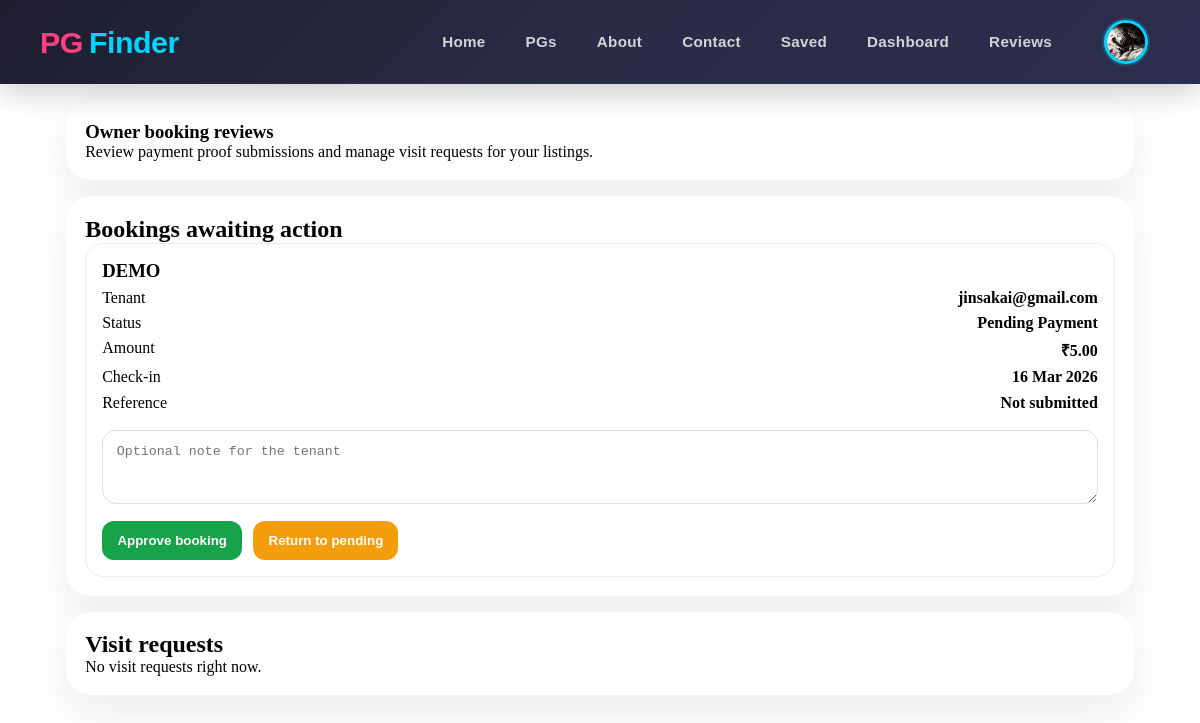
The app's page /pgs/owner/reviews/ (signed in), older data.
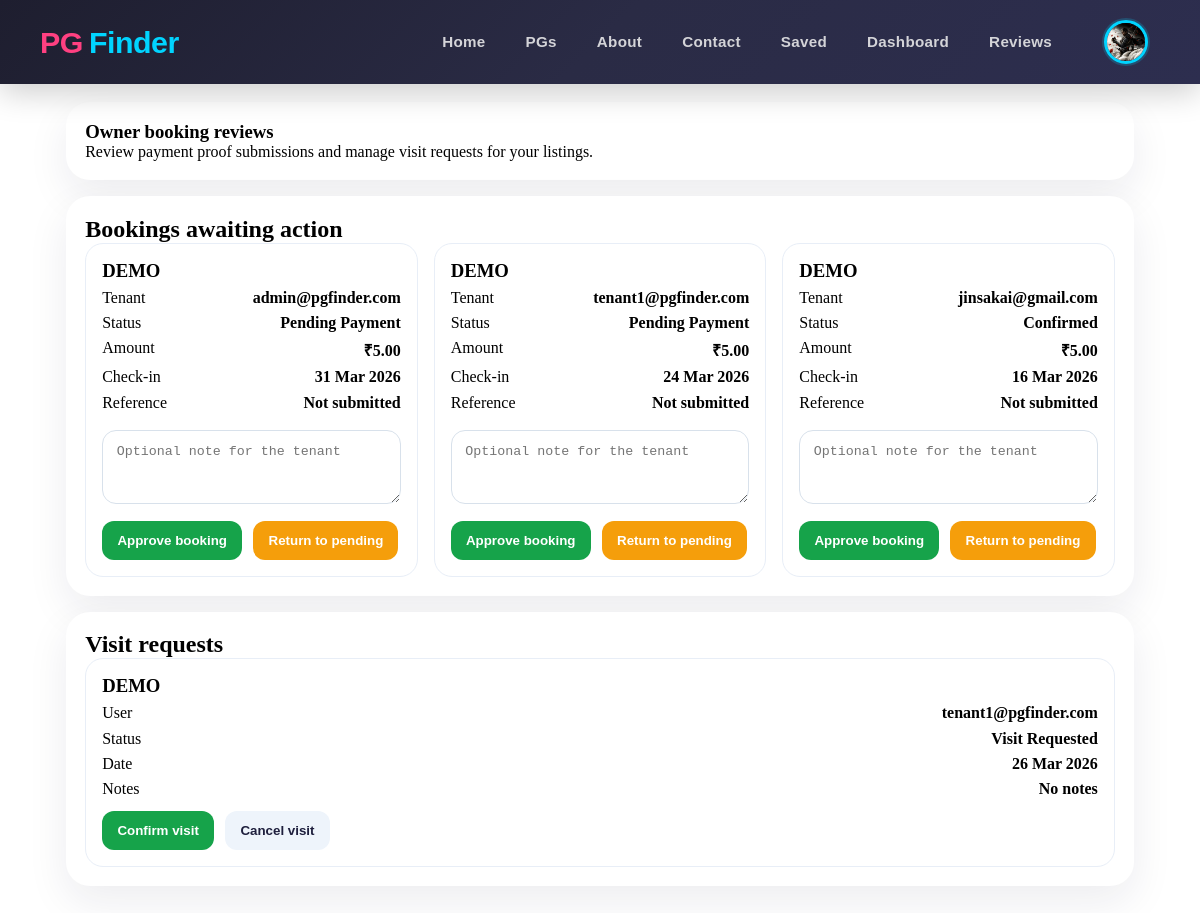
The same page, newer data.
### pgs/models.py (models this page shows, shortened)
class Booking(models.Model):
    STATUS_CHOICES = [
        ("pending", "Pending Payment"),
        ("pending_payment_review", "Pending Payment Review"),
        ("confirmed", "Confirmed"),
        ("cancelled", "Cancelled"),
        ("completed", "Completed"),
    ]
    tenant = models.ForeignKey(Users, on_delete=models.CASCADE, related_name="bookings")
    pg = models.ForeignKey(PgListing, on_delete=models.CASCADE, related_name="bookings")
    booking_date = models.DateTimeField(auto_now_add=True)
    check_in_date = models.DateField()
    check_out_date = models.DateField(blank=True, null=True)
    amount = models.DecimalField(max_digits=10, decimal_places=2)
    status = models.CharField(max_length=30, choices=STATUS_CHOICES, default="pending")
    qr_code = models.ImageField(upload_to="qr_codes/", blank=True, null=True)
    phonepe_upi = models.CharField(max_length=100, blank=True, null=True)
    payment_id = models.CharField(max_length=100, blank=True, null=True)
    payment_reference = models.CharField(max_length=100, blank=True)
    payment_screenshot = models.ImageField(upload_to="payment_screenshots/", blank=True, null=True)
    payment_confirmed_date = models.DateTimeField(blank=True, null=True)
    reviewed_by = models.ForeignKey(
        Users,
        on_delete=models.SET_NULL,
        blank=True,
        null=True,
        related_name="reviewed_bookings",
    )
    review_notes = models.TextField(blank=True)
    created_at = models.DateTimeField(auto_now_add=True)
    updated_at = models.DateTimeField(auto_now=True)
    class Meta:
        ordering = ["-booking_date"]

class PgListing(models.Model):
    TYPE_CHOICES = [
        ("boys", "Boys"),
        ("girls", "Girls"),
        ("coed", "Coed"),
        ("family", "Family"),
    ]
    SHARING_CHOICES = [
        ("single", "Single"),
        ("double", "Double"),
        ("triple", "Triple"),
        ("quad", "Quad"),
    ]
    FURNISHING_CHOICES = [
        ("fully_furnished", "Fully Furnished"),
        ("semi_furnished", "Semi Furnished"),
        ("unfurnished", "Unfurnished"),
    ]
    owner = models.ForeignKey(Users, on_delete=models.CASCADE, related_name="pg_listings")
    title = models.CharField(max_length=100)
    slug = models.SlugField(max_length=200, unique=True)
    description = models.TextField()
    address = models.CharField(max_length=255)
    city = models.CharField(max_length=100)
    state = models.CharField(max_length=100)
    pin_code = models.CharField(max_length=10)
    price_per_month = models.DecimalField(max_digits=10, decimal_places=2)
    security_deposit = models.DecimalField(max_digits=10, decimal_places=2, default=0)
    available_from = models.DateField()
    is_available = models.BooleanField(default=True)
    type_of_pg = models.CharField(max_length=20, blank=True, null=True, choices=TYPE_CHOICES)
    amenities = models.TextField(help_text="Comma-separated list of amenities", blank=True, null=True)
    preferred_tenants = models.CharField(
        max_length=255,
        blank=True,
        help_text="Comma-separated preferred tenant types",
    )
    furnishing_status = models.CharField(
        max_length=30,
        choices=FURNISHING_CHOICES,
        default="fully_furnished",
    )
    food_available = models.BooleanField(default=False)
    parking_available = models.BooleanField(default=False)
    wifi_available = models.BooleanField(default=False)
    rules_or_restrictions = models.TextField(blank=True)
    sharing_type = models.CharField(max_length=20, choices=SHARING_CHOICES)
    created_at = models.DateTimeField(auto_now_add=True)
    updated_at = models.DateTimeField(auto_now=True)
    class Meta:
        ordering = ["-created_at"]

class VisitRequest(models.Model):
    STATUS_CHOICES = [
        ("visit_requested", "Visit Requested"),
        ("visit_confirmed", "Visit Confirmed"),
        ("completed", "Completed"),
        ("cancelled", "Cancelled"),
    ]
    user = models.ForeignKey(Users, on_delete=models.CASCADE, related_name="visit_requests")
    pg = models.ForeignKey(PgListing, on_delete=models.CASCADE, related_name="visit_requests")
    preferred_date = models.DateField()
    notes = models.TextField(blank=True)
    status = models.CharField(max_length=30, choices=STATUS_CHOICES, default="visit_requested")
    created_at = models.DateTimeField(auto_now_add=True)
    class Meta:
        ordering = ["-created_at"]

### users/models.py (models this page shows, shortened)
class MyUser(AbstractBaseUser):
    email = models.EmailField(
        verbose_name="Email Address",
        max_length=255,
        unique=True,
    )
    username = models.CharField(max_length=50,unique=True)
    first_name = models.CharField(max_length=50)
    last_name = models.CharField(max_length=50)
    gender = models.CharField(max_length=30,blank=True,null=True, choices=[
        ('male','Male'),
        ('female','Female'),
    ])
    date_of_birth = models.DateField(blank=True, null=True)
    phone =  models.CharField(max_length=15,unique=True )
    profile_image = models.ImageField(upload_to='profile_images/', blank=True, null=True)
    is_owner = models.BooleanField(default=False)
    aadhar_card = models.CharField(max_length=20, unique=True, blank=True, null=True)
    address = models.TextField(blank=True, null=True)
    city = models.CharField(max_length=100, blank=True, null=True)
    state = models.CharField(max_length=100, blank=True, null=True)
    pin_code = models.CharField(max_length=10, blank=True, null=True)
    date_joined = models.DateTimeField(auto_now_add=True,blank=True)
    last_login = models.DateTimeField(auto_now_add=True)
    is_admin = models.BooleanField(default=False)
    is_staff = models.BooleanField(default=False)
    is_active = models.BooleanField(default=False)
    is_superadmin = models.BooleanField(default=False)
    objects = MyUserManager()
    USERNAME_FIELD = "email"
    REQUIRED_FIELDS = ["username","first_name", "last_name", "date_of_birth"]

### pgs/views.py (the view)
# urls.py: path("owner/reviews/", views.owner_booking_reviews, name="owner_booking_reviews"),
@login_required(login_url="user_login")
def owner_booking_reviews(request):
    if not (request.user.is_owner or request.user.is_staff):
        messages.error(request, "You do not have access to booking reviews.")
        return redirect("home")
    filters = Q(pg__owner=request.user) if request.user.is_owner and not request.user.is_staff else Q()
    bookings = Booking.objects.filter(filters).select_related("tenant", "pg", "reviewed_by")
    visit_requests = VisitRequest.objects.filter(filters).select_related("user", "pg")
    return render(
        request,
        "pgs/owner_booking_reviews.html",
        {"bookings": bookings, "visit_requests": visit_requests},
    )

### templates/pgs/owner_booking_reviews.html (shortened to what this page needs)
{% extends "base.html" %}
{% block content %}
<section class="review-shell">
  <section class="section">
    <h1>Owner booking reviews</h1>
    <p>Review payment proof submissions and manage visit requests for your listings.</p>
  </section>
  <section class="section">
    <h2>Bookings awaiting action</h2>
    {% if bookings %}
      <div class="cards">
        {% for booking in bookings %}
          <article class="card">
            <h3>{{ booking.pg.title }}</h3>
            <div class="row"><span>Tenant</span><strong>{{ booking.tenant.email }}</strong></div>
            <div class="row"><span>Status</span><strong>{{ booking.get_status_display }}</strong></div>
            <div class="row"><span>Amount</span><strong>₹{{ booking.amount }}</strong></div>
            <div class="row"><span>Check-in</span><strong>{{ booking.check_in_date|date:"d M Y" }}</strong></div>
            <div class="row"><span>Reference</span><strong>{{ booking.payment_reference|default:"Not submitted" }}</strong></div>
            <form method="post" action="{% url 'review_booking' booking.id %}">
              <textarea name="review_notes" rows="3" placeholder="Optional note for the tenant">{{ booking.review_notes }}</textarea>
              <div class="actions">
                <button class="approve" type="submit" name="action" value="approve">Approve booking</button>
                <button class="reject" type="submit" name="action" value="reject">Return to pending</button>
              </div>
            </form>
          </article>
        {% endfor %}
      </div>
    {% else %}
      <p>No bookings to review right now.</p>
    {% endif %}
  </section>
  <section class="section">
    <h2>Visit requests</h2>
    {% if visit_requests %}
      <div class="cards">
        {% for visit_request in visit_requests %}
          <article class="card">
            <h3>{{ visit_request.pg.title }}</h3>
            <div class="row"><span>User</span><strong>{{ visit_request.user.email }}</strong></div>
            <div class="row"><span>Status</span><strong>{{ visit_request.get_status_display }}</strong></div>
            <div class="row"><span>Date</span><strong>{{ visit_request.preferred_date|date:"d M Y" }}</strong></div>
            <div class="row"><span>Notes</span><strong>{{ visit_request.notes|default:"No notes" }}</strong></div>
            <form method="post" action="{% url 'review_visit_request' visit_request.id %}">
              <div class="actions">
                <button class="approve" type="submit" name="action" value="confirm">Confirm visit</button>
                <button class="secondary" type="submit" name="action" value="cancel">Cancel visit</button>
              </div>
            </form>
          </article>
        {% endfor %}
      </div>
    {% else %}
      <p>No visit requests right now.</p>
    {% endif %}
  </section>
</section>
{% endblock %}

Row changes from the older to the newer data that the page shows:
added Booking: pg "DEMO", tenant.email "admin@pgfinder.com", status "Pending Payment", amount "5.00", check_in_date "31 Mar 2026", payment_reference "Not submitted"
added Booking: pg "DEMO", tenant.email "tenant1@pgfinder.com", status "Pending Payment", amount "5.00", check_in_date "24 Mar 2026", payment_reference "Not submitted"
changed Booking "jinsakai@gmail.com": status "Pending Payment" → "Confirmed"
added VisitRequest: pg "DEMO", user.email "tenant1@pgfinder.com", status "Visit Requested", preferred_date "26 Mar 2026", notes "No notes"
Text that changed along with them:
text no longer shown: "No visit requests right now."
